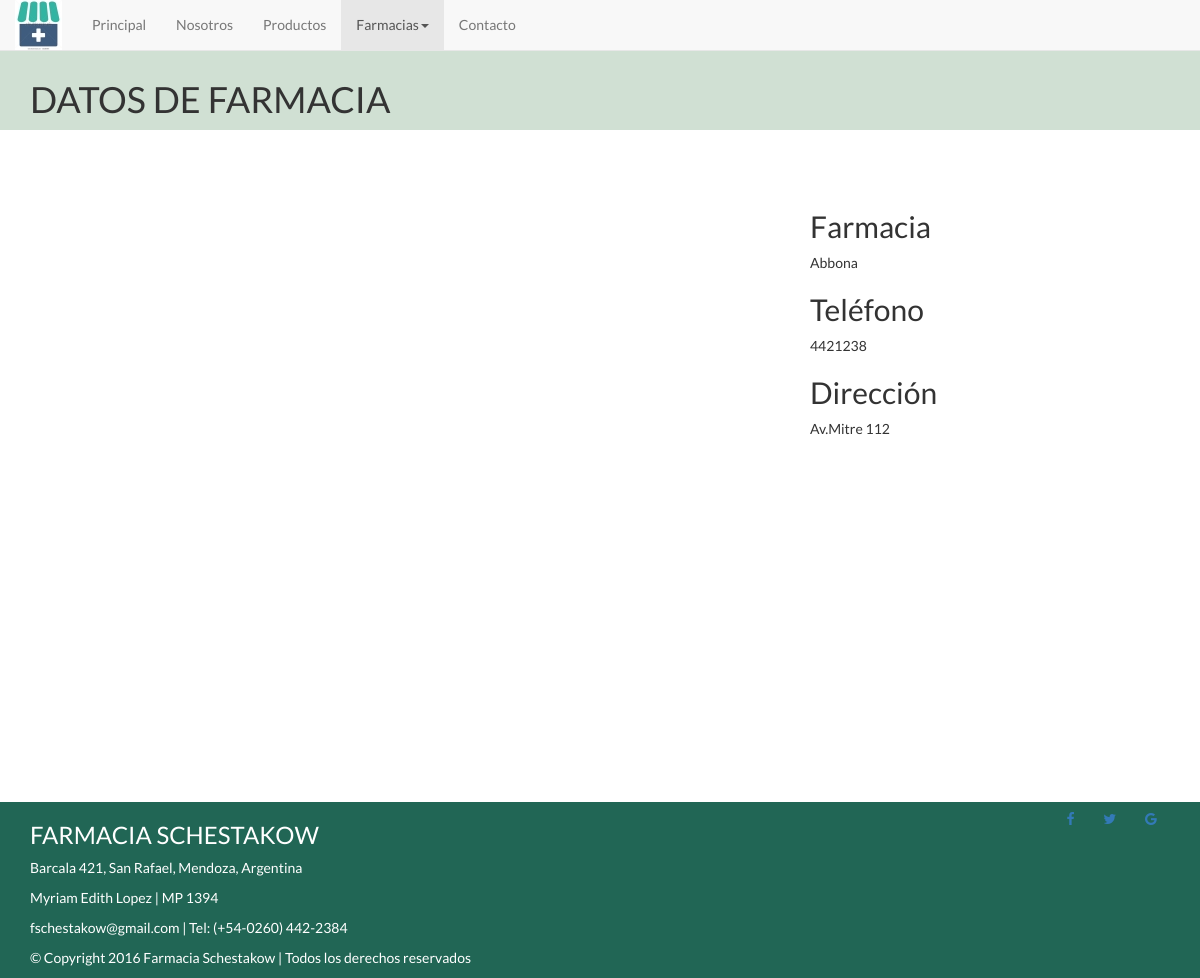
Page /farmacias/3/ on the committed database.
### farmacias/models.py (models this page shows, shortened)
class Pharmacy(models.Model):
    name = models.CharField(max_length=200)
    phone = models.CharField(max_length=20)
    address = models.CharField(max_length=200)
    lat = models.DecimalField(max_digits=18, decimal_places=16)
    lng = models.DecimalField(max_digits=18, decimal_places=16)

### farmacias/views.py (the view)
# urls.py: url(r'^(?P<pharmacy_id>[0-9]+)/$', views.detail, name='detail'),
def detail(request, pharmacy_id):
    pharmacy = get_object_or_404(Pharmacy, pk=pharmacy_id)
    return render(request, 'farmacias/detail.html', {'pharmacy': pharmacy})

### farmacias/templates/farmacias/detail.html (shortened to what this page needs)
<!DOCTYPE html>
<html>
  {% load staticfiles %}
  <head>
  	{% include 'head_links.html' %}
  </head>
  <body>
    {% include 'farmacias/nav-bar.html' %}
    <br>
    {%include 'farmacias/detail_header.html' %}
		<div class="content-div">
      <div class="container">
        <div class="row">
          <div class="col-md-8 content-col">
   					<div id="map"></div>
          </div>
          <div class="col-md-4 content-col">
						{% if pharmacy %}
							<h2>Farmacia</h2>
							<p>{{ pharmacy.name|title }}</p>
							<h2>Teléfono</h2>
							<p>{{ pharmacy.phone }}</p>
							<h2>Dirección</h2>
							<p>{{ pharmacy.address|title }}</p>
    				{% else %}
    					<p>Los datos de la farmacia no son válidos.</p>
   	 				{% endif %}
					</div>
        </div>
      </div>
    </div>
    {% include 'footer.html' %}
  </body>
</html>

### static/css/custom.css (style rules this page uses)
.content-col { padding-top:60px; padding-bottom:60px; }
html, body { height:100%; margin:0; padding:0; font-family: 'Lato', sans-serif; }
#map { height: 69vh; }

### rows in the picture
Pharmacy: name "Abbona", phone "4421238", address "Av.Mitre 112"
